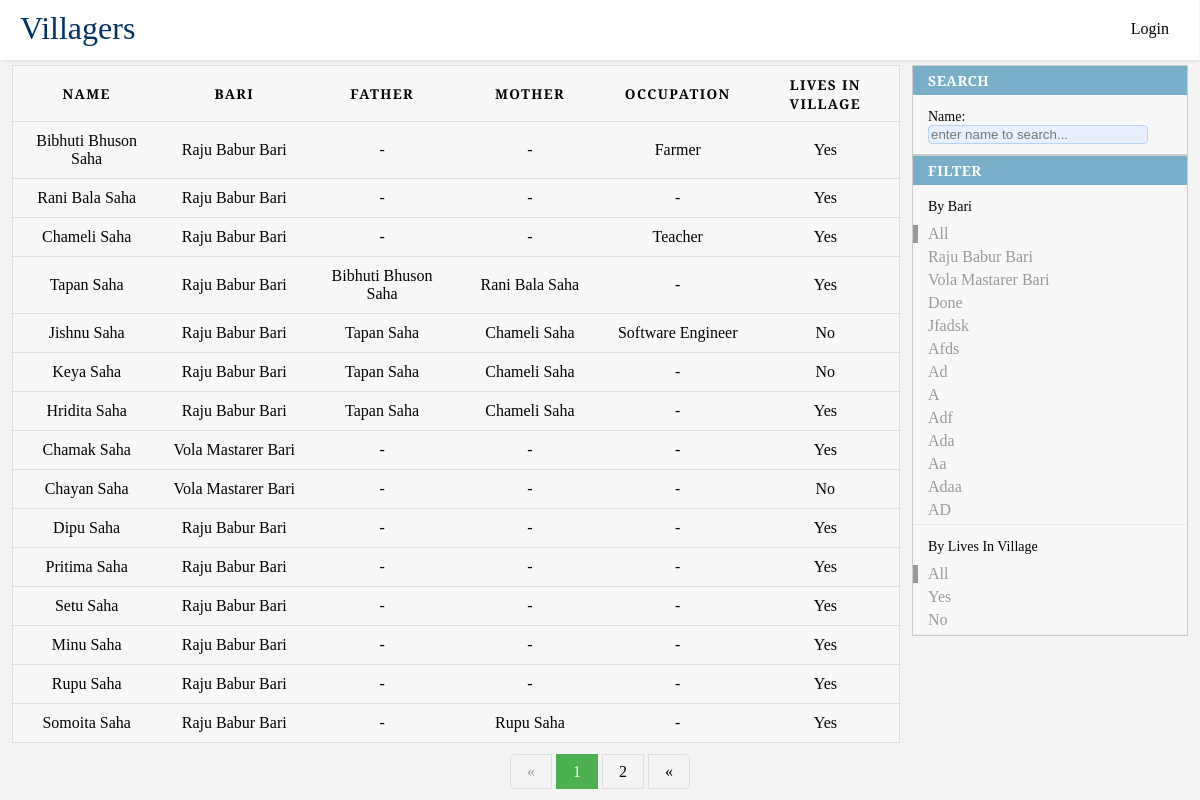
The page / on the database its author committed.
### villagers/models.py (models this page shows)
class Bari(models.Model):
    name = models.CharField(max_length=50, null=False, unique=True)
    def __str__(self):
        return self.name

class Villager(models.Model):
    name = models.CharField(max_length=50, blank=False, null=False, help_text='নাম')
    sex_option = (
        (None, ''),
        ('Male', 'Male'),
        ('Female', 'Female'),
    )
    sex = models.CharField(
        max_length=10,
        choices=sex_option,
        blank=False,
        default='',
        help_text='লিঙ্গ',
    )
    bari = models.ForeignKey('Bari', on_delete=models.SET_DEFAULT, default=None, help_text='বাড়ির নাম')
    father = models.ForeignKey('self', on_delete=models.SET_DEFAULT, default=None, blank=True, null=True,
                               related_name='father_name')
    mother = models.ForeignKey('self', on_delete=models.SET_DEFAULT, default=None, blank=True, null=True,
                               related_name="mother_name")
    grand_father = models.ForeignKey('self', on_delete=models.SET_DEFAULT, default=None, blank=True, null=True,
                                     related_name='grand_father_name')
    grand_mother = models.ForeignKey('self', on_delete=models.SET_DEFAULT, default=None, blank=True, null=True,
                                     related_name="grand_mother_name")
    highest_education = models.CharField(max_length=20, blank=True, null=True)
    highest_education_institute = models.CharField(max_length=100, blank=True, null=True)
    occupation = models.CharField(max_length=100, blank=True, null=True, help_text='পেশা')
    marital_status_option = (
        (None, ''),
        ('Married', 'Married'),
        ('Unmarried', 'Unmarried'),
    )
    marital_status = models.CharField(
        max_length=10,
        choices=marital_status_option,
        blank=False,
        default='',
        help_text='বৈবাহিক অবস্থা',
    )
    spouse = models.ForeignKey('self', on_delete=models.SET_DEFAULT, default=None, blank=True, null=True)
    lives_in_villager_option = (
        (None, ''),
        ('Yes', 'Yes'),
        ('No', 'No'),
    )
    lives_in_village = models.CharField(
        max_length=10,
        choices=lives_in_villager_option,
        blank=False,
        default='',
        help_text='বর্তমানে গ্রামে থাকেন?',
    )
    alive_option = (
        (None, ''),
        ('Alive', 'Alive'),
        ('Dead', 'Dead'),
    )
    alive = models.CharField(
        max_length=10,
        choices=alive_option,
        blank=False,
        default='',
        help_text='জীবিত আছেন?',
    )
    def __str__(self):
        return self.name
    def get_absolute_url(self):
        return reverse('villager-details', args=[str(self.id)])

### villagers/views.py (the view)
# urls.py: path('', index, name='villagers-list'),
def index(request):
    bari = request.GET.get('bari')
    lives_in_village = request.GET.get('lives_in_village')
    villager_list = Villager.objects.all().order_by('id')
    if bari:
        villager_list = villager_list.filter(bari__name=bari)
    if lives_in_village:
        villager_list = villager_list.filter(lives_in_village=lives_in_village)
    page = request.GET.get('page', 1)
    paginator = Paginator(villager_list, 15)
    try:
        villagers = paginator.page(page)
    except PageNotAnInteger:
        villagers = paginator.page(1)
    except EmptyPage:
        villagers = paginator.page(paginator.num_pages)
    bari_list = Bari.objects.all()
    lives_in_village_list = Villager.objects.values('lives_in_village').distinct()
    context = {
        'villager_list': villagers,
        'bari_list': bari_list,
        'lives_in_village_list': lives_in_village_list
    }
    return render(request, 'villagers/villagers_list.html', context=context)

### villagers/templatetags/villager_custom_template_tag.py (called while the page is built)
@register.simple_tag(takes_context=True)
def replace_query_parameter(context, field, value):
    dict_ = context['request'].GET.copy()
    dict_[field] = value
    return dict_.urlencode()

### villagers/templates/villagers/villagers_list.html (shortened to what this page needs)
{% extends 'base_generic.html' %}
{% load static %}
{% load villager_custom_template_tag %}
{% block content %}
    <link href="{% static 'villagers/css/option.css' %}" rel="stylesheet">
    <link href="{% static 'villagers/css/villager_table_list.css' %}" rel="stylesheet">
    <link href="{% static 'villagers/css/pagination.css' %}" rel="stylesheet">
    <div >
    <div class="option">
        <div id="search">
            <h2>Search</h2>
            <h3>Name: <input type="text" id="name_search" placeholder="enter name to search..."></h3>
        </div>
        <div id="filter">
            <div id="filter_bari">
                <h2>Filter</h2>
                <h3> By Bari </h3>
                    <ul>
                        {% if request.GET.bari %}
                            <li>
                                <a href="?{% remove_query_parameter 'bari' %}">All </a>
                            </li>
                        {% else %}
                            <li class="selected">
                                <a href="{{ request.get_full_path }}">All </a>
                            </li>
                        {% endif %}
                        {% for bari in bari_list %}
                            {% if request.GET %}
                                {% if request.GET.bari %}
                                    {% if request.GET.bari == bari.name %}
                                        <li class="selected">
                                            <a href="{{ request.get_full_path }}">{{ bari.name }} </a>
                                        </li>
                                    {% else %}
                                        <li>
                                            <a href="?{% replace_query_parameter 'bari' bari.name %}">{{ bari.name }} </a>
                                        </li>
                                    {% endif %}
                                {% else %}
                                    <li>
                                        <a href="?{% replace_query_parameter 'bari' bari.name %}">{{ bari.name }}</a>
                                    </li>
                                {% endif %}
                            {% else %}
                                <li>
                                    <a href="?{% replace_query_parameter 'bari' bari.name %}">{{ bari.name }}</a>
                                </li>
                            {% endif %}
                        {% endfor %}
                    </ul>
            </div>
            <div id="filter_lives_in_village">
            <h3> By lives in village </h3>
                <ul>
                    {% if request.GET.lives_in_village %}
                        <li>
                            <a href="?{% remove_query_parameter 'lives_in_village' %}">All </a>
                        </li>
                    {% else %}
                        <li class="selected">
                            <a href="{{ request.get_full_path }}">All </a>
                        </li>
                    {% endif %}
                    {% for lives_in_village in lives_in_village_list %}
                        {% if request.GET %}
                            {% if request.GET.lives_in_village %}
                                {% if request.GET.lives_in_village == lives_in_village.lives_in_village %}
                                    <li class="selected">
                                        <a href="?{% replace_query_parameter 'lives_in_village' lives_in_village.lives_in_village %}">{{ lives_in_village.lives_in_village }} </a>
                                    </li>
                                {% else %}
                                    <li>
                                        <a href="?{% replace_query_parameter 'lives_in_village' lives_in_village.lives_in_village %}">{{ lives_in_village.lives_in_village }} </a>
                                    </li>
                                {% endif %}
                            {% else %}
                                <li>
                                    <a href="?{% replace_query_parameter 'lives_in_village' lives_in_village.lives_in_village %}">{{ lives_in_village.lives_in_village }} </a>
                                </li>
                            {% endif %}
                        {% else %}
                            <li>
                                <a href="?{% replace_query_parameter 'lives_in_village' lives_in_village.lives_in_village %}">{{ lives_in_village.lives_in_village }} </a>
                            </li>
                        {% endif %}
                    {% endfor %}
                </ul>
        </div>
        </div>
    </div>
    <table>
        <thead>
        <tr>
          <th scope="col">NAME</th>
          <th scope="col">BARI</th>
          <th scope="col">FATHER</th>
          <th scope="col">MOTHER</th>
          <th scope="col">OCCUPATION</th>
          <th scope="col">LIVES IN VILLAGE</th>
        </tr>
        </thead>
        <tbody id="tbody">
        {% for villager in villager_list %}
            <tr>
                <td data-label="NAME">
                    <a href="{{ villager.get_absolute_url }}" >{{ villager.name }} </a>
                </td>
                <td data-label="BARI">{{ villager.bari }}</td>
                <td data-label="FATHER">
                    {% if villager.father %}
                        <a href="{{ villager.father.get_absolute_url }}" >{{ villager.father }}</a>
                    {% else %}
                        -
                    {% endif %}
                </td>
                <td data-label="MOTHER">
                    {% if villager.mother %}
                        <a href="{{ villager.mother.get_absolute_url }}" >{{ villager.mother }}</a>
                    {% else %}
                        -
                    {% endif %}
                </td>
                <td data-label="OCCUPATION">
                    {% if villager.occupation  %}
                        {{ villager.occupation }}
                    {% else %}
                        -
                    {% endif %}
                </td>
                <td data-label="LIVES IN VILLAGE">
                    {{ villager.lives_in_village }}
                </td>
            </tr>
        {% endfor %}
        </tbody>
    </table>
    </div>
    {% if villager_list.has_other_pages %}
        <div class="paginate">
            {% if villager_list.has_previous %}
                <a href="?{% replace_query_parameter 'page' villager_list.previous_page_number  %}">&laquo;</a>
            {% else %}
                <a class="inactive"><span>&laquo;</span></a>
            {% endif %}
            {% for i in villager_list.paginator.page_range %}
                {% if villager_list.number == i %}
                    <a class="active"><span>{{ i }}</span></a>
                {% else %}
                    <a href="?{% replace_query_parameter 'page' i  %}">{{ i }}</a>
                {% endif %}
            {% endfor %}
            {% if villager_list.has_next %}
                <a href="?{% replace_query_parameter 'page' villager_list.next_page_number  %}">&laquo;</a>
            {% else %}
                <a class="inactive"><span>&raquo;</span></a>
            {% endif %}
        </div>
    {% endif %}
{% endblock %}

### villagers/static/villagers/css/header.css (style rules this page uses)
body { margin: 0; font-family: 'Droid Serif', serif; background-color: #f4f4f4; }
a { color: #000; }

### villagers/static/villagers/css/option.css (style rules this page uses)
.option { width: 23%; right: 0; height: calc(100% - 65px); margin-right: 1%; text-transform: capitalize; position: fixed; top: inherit; overflow-y:auto; overflow-x:auto; }
.option > div { border: 1px solid #ccc; background-color: #f8f8f8; }
.option > div > div { border-bottom: 1px solid #eaeaea; }
.option h2 { font-size: 14px; text-transform: uppercase; letter-spacing: 0.5px; padding: 5px 15px; margin-bottom: 12px; border-bottom: none; background: #79aec8; color: #fff; margin-top: 0; }
.option h3 { font-weight: 400; font-size: 14px; padding: 0 15px; margin-bottom: 10px; }
.option ul { margin: 5px 0; padding-left: 15px ; }
.option li { list-style-type: none; margin: 5px 0 0 0; padding-left: 0; }
.option li.selected { border-left: 5px solid #989898; padding-left: 10px; margin-left: -15px; }
.option a { display: block; color: #999; text-overflow: ellipsis; overflow-x: hidden; text-decoration: none; }
.option input { width: 90%; box-sizing: border-box; border: 1px solid #b6d5f6; border-radius: 4px; background: rgb(232,240,254); }

### villagers/static/villagers/css/villager_table_list.css (style rules this page uses)
table { border: 1px solid #ccc; border-collapse: collapse; margin-left: 1%; padding: 0; width: 74%; table-layout: fixed; }
table tr { background-color: #f8f8f8; border: 1px solid #ddd; padding: .35em; }
table th, table td { padding: .625em; text-align: center; }
table td a { text-decoration: none; }
table th { font-size: .85em; letter-spacing: .1em; text-transform: uppercase; position: sticky; top: 60px; background-color: #f8f8f8; }

### villagers/static/villagers/css/pagination.css (style rules this page uses)
.paginate { margin-top: 20px; text-align: center; }
.paginate a { color: black; padding: 8px 16px; text-decoration: none; border: 1px solid #ddd; }
.paginate a.active { background-color: #4CAF50; color: white; border: 1px solid #4CAF50; }
.paginate a.inactive { color: #999; }
.paginate a:first-child { border-top-left-radius: 5px; border-bottom-left-radius: 5px; }
.paginate a:last-child { border-top-right-radius: 5px; border-bottom-right-radius: 5px; }

### rows shown on the page
Bari: name "Raju Babur Bari"
Bari: name "Vola Mastarer Bari"
Bari: name "Done"
Bari: name "Jfadsk"
Bari: name "Afds"
Bari: name "Ad"
Bari: name "A"
Bari: name "Adf"
Bari: name "Ada"
Bari: name "Aa"
Bari: name "Adaa"
Bari: name "AD"
Villager: name "Bibhuti Bhuson Saha", bari "Raju Babur Bari", occupation "Farmer", lives_in_village "Yes"
Villager: name "Rani Bala Saha", bari "Raju Babur Bari", lives_in_village "Yes"
Villager: name "Chameli Saha", bari "Raju Babur Bari", occupation "Teacher", lives_in_village "Yes"
Villager: name "Tapan Saha", bari "Raju Babur Bari", father "Bibhuti Bhuson Saha", mother "Rani Bala Saha", lives_in_village "Yes"
Villager: name "Jishnu Saha", bari "Raju Babur Bari", father "Tapan Saha", mother "Chameli Saha", occupation "Software Engineer", lives_in_village "No"
Villager: name "Keya Saha", bari "Raju Babur Bari", father "Tapan Saha", mother "Chameli Saha", lives_in_village "No"
Villager: name "Hridita Saha", bari "Raju Babur Bari", father "Tapan Saha", mother "Chameli Saha", lives_in_village "Yes"
Villager: name "Chamak Saha", bari "Vola Mastarer Bari", lives_in_village "Yes"
Villager: name "Chayan Saha", bari "Vola Mastarer Bari", lives_in_village "No"
Villager: name "Dipu Saha", bari "Raju Babur Bari", lives_in_village "Yes"
Villager: name "Pritima Saha", bari "Raju Babur Bari", lives_in_village "Yes"
Villager: name "Setu Saha", bari "Raju Babur Bari", lives_in_village "Yes"
Villager: name "Minu Saha", bari "Raju Babur Bari", lives_in_village "Yes"
Villager: name "Rupu Saha", bari "Raju Babur Bari", lives_in_village "Yes"
Villager: name "Somoita Saha", bari "Raju Babur Bari", mother "Rupu Saha", lives_in_village "Yes"

### other values the page prints
{{ lives_in_village.lives_in_village }} "Yes" "No"
{{ i }} "1"
{{ i }} "2"
